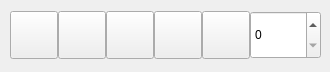
<?xml version="1.0" encoding="UTF-8"?>
<ui version="4.0">
 <class>ToolBarCurve</class>
 <widget class="QWidget" name="ToolBarCurve">
  <property name="geometry">
   <rect>
    <x>0</x>
    <y>0</y>
    <width>330</width>
    <height>72</height>
   </rect>
  </property>
  <widget class="QWidget" name="horizontalLayoutWidget">
   <property name="geometry">
    <rect>
     <x>10</x>
     <y>10</y>
     <width>311</width>
     <height>51</height>
    </rect>
   </property>
   <layout class="QHBoxLayout" name="layout">
    <property name="spacing">
     <number>0</number>
    </property>
    <property name="sizeConstraint">
     <enum>QLayout::SetNoConstraint</enum>
    </property>
    <item>
     <widget class="QToolButton" name="tbnSlot">
      <property name="minimumSize">
       <size>
        <width>48</width>
        <height>48</height>
       </size>
      </property>
      <property name="font">
       <font>
        <pointsize>24</pointsize>
       </font>
      </property>
      <property name="popupMode">
       <enum>QToolButton::InstantPopup</enum>
      </property>
      <property name="toolButtonStyle">
       <enum>Qt::ToolButtonTextOnly</enum>
      </property>
     </widget>
    </item>
    <item>
     <widget class="QToolButton" name="tbnCancel">
      <property name="minimumSize">
       <size>
        <width>48</width>
        <height>48</height>
       </size>
      </property>
      <property name="palette">
       <palette>
        <active>
         <colorrole role="ButtonText">
          <brush brushstyle="SolidPattern">
           <color alpha="255">
            <red>204</red>
            <green>0</green>
            <blue>0</blue>
           </color>
          </brush>
         </colorrole>
        </active>
        <inactive>
         <colorrole role="ButtonText">
          <brush brushstyle="SolidPattern">
           <color alpha="255">
            <red>204</red>
            <green>0</green>
            <blue>0</blue>
           </color>
          </brush>
         </colorrole>
        </inactive>
        <disabled>
         <colorrole role="ButtonText">
          <brush brushstyle="SolidPattern">
           <color alpha="255">
            <red>190</red>
            <green>190</green>
            <blue>190</blue>
           </color>
          </brush>
         </colorrole>
        </disabled>
       </palette>
      </property>
      <property name="toolButtonStyle">
       <enum>Qt::ToolButtonTextOnly</enum>
      </property>
     </widget>
    </item>
    <item>
     <widget class="QToolButton" name="tbnOk">
      <property name="minimumSize">
       <size>
        <width>48</width>
        <height>48</height>
       </size>
      </property>
      <property name="palette">
       <palette>
        <active>
         <colorrole role="ButtonText">
          <brush brushstyle="SolidPattern">
           <color alpha="255">
            <red>0</red>
            <green>152</green>
            <blue>76</blue>
           </color>
          </brush>
         </colorrole>
        </active>
        <inactive>
         <colorrole role="ButtonText">
          <brush brushstyle="SolidPattern">
           <color alpha="255">
            <red>0</red>
            <green>152</green>
            <blue>76</blue>
           </color>
          </brush>
         </colorrole>
        </inactive>
        <disabled>
         <colorrole role="ButtonText">
          <brush brushstyle="SolidPattern">
           <color alpha="255">
            <red>190</red>
            <green>190</green>
            <blue>190</blue>
           </color>
          </brush>
         </colorrole>
        </disabled>
       </palette>
      </property>
      <property name="font">
       <font>
        <pointsize>18</pointsize>
       </font>
      </property>
      <property name="toolButtonStyle">
       <enum>Qt::ToolButtonTextOnly</enum>
      </property>
     </widget>
    </item>
    <item>
     <widget class="QToolButton" name="tbnRestore">
      <property name="minimumSize">
       <size>
        <width>48</width>
        <height>48</height>
       </size>
      </property>
      <property name="palette">
       <palette>
        <active>
         <colorrole role="ButtonText">
          <brush brushstyle="SolidPattern">
           <color alpha="255">
            <red>114</red>
            <green>159</green>
            <blue>207</blue>
           </color>
          </brush>
         </colorrole>
        </active>
        <inactive>
         <colorrole role="ButtonText">
          <brush brushstyle="SolidPattern">
           <color alpha="255">
            <red>114</red>
            <green>159</green>
            <blue>207</blue>
           </color>
          </brush>
         </colorrole>
        </inactive>
        <disabled>
         <colorrole role="ButtonText">
          <brush brushstyle="SolidPattern">
           <color alpha="255">
            <red>190</red>
            <green>190</green>
            <blue>190</blue>
           </color>
          </brush>
         </colorrole>
        </disabled>
       </palette>
      </property>
      <property name="font">
       <font>
        <pointsize>18</pointsize>
       </font>
      </property>
      <property name="toolButtonStyle">
       <enum>Qt::ToolButtonTextOnly</enum>
      </property>
     </widget>
    </item>
    <item>
     <widget class="QToolButton" name="tbnSave">
      <property name="minimumSize">
       <size>
        <width>48</width>
        <height>48</height>
       </size>
      </property>
      <property name="font">
       <font>
        <pointsize>18</pointsize>
       </font>
      </property>
      <property name="toolButtonStyle">
       <enum>Qt::ToolButtonTextOnly</enum>
      </property>
     </widget>
    </item>
    <item>
     <widget class="SpinBox" name="spinBox">
      <property name="sizePolicy">
       <sizepolicy hsizetype="Expanding" vsizetype="Fixed">
        <horstretch>0</horstretch>
        <verstretch>0</verstretch>
       </sizepolicy>
      </property>
      <property name="minimumSize">
       <size>
        <width>0</width>
        <height>48</height>
       </size>
      </property>
      <property name="maximum">
       <number>127</number>
      </property>
     </widget>
    </item>
   </layout>
  </widget>
 </widget>
 <customwidgets>
  <customwidget>
   <class>SpinBox</class>
   <extends>QSpinBox</extends>
   <header>spinbox.h</header>
  </customwidget>
 </customwidgets>
 <resources/>
 <connections/>
</ui>
